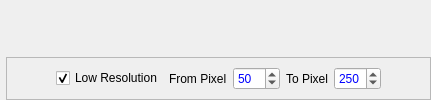
                      <widget class="QSplitter" name="splitter_9">
                       <property name="minimumSize">
                        <size>
                         <width>100</width>
                         <height>100</height>
                        </size>
                       </property>
                       <property name="orientation">
                        <enum>Qt::Horizontal</enum>
                       </property>
                       <property name="childrenCollapsible">
                        <bool>false</bool>
                       </property>
                       <widget class="QWidget" name="layoutWidget_4">
                        <layout class="QHBoxLayout" name="horizontalLayout_4">
                         <item>
                          <layout class="QVBoxLayout" name="verticalLayout_33">
                           <item>
                            <widget class="MPLWidget" name="norm_it_plot" native="true">
                             <property name="sizePolicy">
                              <sizepolicy hsizetype="Expanding" vsizetype="Expanding">
                               <horstretch>0</horstretch>
                               <verstretch>0</verstretch>
                              </sizepolicy>
                             </property>
                            </widget>
                           </item>
                          </layout>
                         </item>
                         <item>
                          <layout class="QVBoxLayout" name="verticalLayout_34">
                           <item>
                            <widget class="MPLWidget" name="norm_ix_plot" native="true">
                             <property name="sizePolicy">
                              <sizepolicy hsizetype="Expanding" vsizetype="Expanding">
                               <horstretch>0</horstretch>
                               <verstretch>0</verstretch>
                              </sizepolicy>
                             </property>
                            </widget>
                           </item>
                           <item>
                            <widget class="QFrame" name="frame_20">
                             <property name="maximumSize">
                              <size>
                               <width>16777215</width>
                               <height>50</height>
                              </size>
                             </property>
                             <property name="frameShape">
                              <enum>QFrame::StyledPanel</enum>
                             </property>
                             <property name="frameShadow">
                              <enum>QFrame::Raised</enum>
                             </property>
                             <layout class="QHBoxLayout" name="horizontalLayout_54">
                              <item>
                               <layout class="QHBoxLayout" name="horizontalLayout_83">
                                <item>
                                 <spacer name="horizontalSpacer_28">
                                  <property name="orientation">
                                   <enum>Qt::Horizontal</enum>
                                  </property>
                                  <property name="sizeType">
                                   <enum>QSizePolicy::Minimum</enum>
                                  </property>
                                  <property name="sizeHint" stdset="0">
                                   <size>
                                    <width>40</width>
                                    <height>20</height>
                                   </size>
                                  </property>
                                 </spacer>
                                </item>
                                <item>
                                 <widget class="QCheckBox" name="normLowResFlag">
                                  <property name="text">
                                   <string>Low Resolution</string>
                                  </property>
                                  <property name="checked">
                                   <bool>true</bool>
                                  </property>
                                 </widget>
                                </item>
                                <item>
                                 <widget class="QLabel" name="normLowResFromLabel">
                                  <property name="layoutDirection">
                                   <enum>Qt::RightToLeft</enum>
                                  </property>
                                  <property name="text">
                                   <string>From Pixel</string>
                                  </property>
                                 </widget>
                                </item>
                                <item>
                                 <spacer name="horizontalSpacer_65">
                                  <property name="orientation">
                                   <enum>Qt::Horizontal</enum>
                                  </property>
                                  <property name="sizeType">
                                   <enum>QSizePolicy::Fixed</enum>
                                  </property>
                                  <property name="sizeHint" stdset="0">
                                   <size>
                                    <width>0</width>
                                    <height>20</height>
                                   </size>
                                  </property>
                                 </spacer>
                                </item>
                                <item>
                                 <widget class="QSpinBox" name="normLowResFromValue">
                                  <property name="palette">
                                   <palette>
                                    <active>
                                     <colorrole role="Text">
                                      <brush brushstyle="SolidPattern">
                                       <color alpha="255">
                                        <red>0</red>
                                        <green>0</green>
                                        <blue>255</blue>
                                       </color>
                                      </brush>
                                     </colorrole>
                                    </active>
                                    <inactive>
                                     <colorrole role="Text">
                                      <brush brushstyle="SolidPattern">
                                       <color alpha="255">
                                        <red>0</red>
                                        <green>0</green>
                                        <blue>255</blue>
                                       </color>
                                      </brush>
                                     </colorrole>
                                    </inactive>
                                    <disabled>
                                     <colorrole role="Text">
                                      <brush brushstyle="SolidPattern">
                                       <color alpha="255">
                                        <red>118</red>
                                        <green>118</green>
                                        <blue>117</blue>
                                       </color>
                                      </brush>
                                     </colorrole>
                                    </disabled>
                                   </palette>
                                  </property>
                                  <property name="maximum">
                                   <number>255</number>
                                  </property>
                                  <property name="value">
                                   <number>50</number>
                                  </property>
                                 </widget>
                                </item>
                                <item>
                                 <widget class="QLabel" name="normLowResToLabel">
                                  <property name="layoutDirection">
                                   <enum>Qt::RightToLeft</enum>
                                  </property>
                                  <property name="text">
                                   <string>To Pixel</string>
                                  </property>
                                 </widget>
                                </item>
                                <item>
                                 <spacer name="horizontalSpacer_66">
                                  <property name="orientation">
                                   <enum>Qt::Horizontal</enum>
                                  </property>
                                  <property name="sizeType">
                                   <enum>QSizePolicy::Fixed</enum>
                                  </property>
                                  <property name="sizeHint" stdset="0">
                                   <size>
                                    <width>0</width>
                                    <height>20</height>
                                   </size>
                                  </property>
                                 </spacer>
                                </item>
                                <item>
                                 <widget class="QSpinBox" name="normLowResToValue">
                                  <property name="palette">
                                   <palette>
                                    <active>
                                     <colorrole role="Text">
                                      <brush brushstyle="SolidPattern">
                                       <color alpha="255">
                                        <red>0</red>
                                        <green>0</green>
                                        <blue>255</blue>
                                       </color>
                                      </brush>
                                     </colorrole>
                                    </active>
                                    <inactive>
                                     <colorrole role="Text">
                                      <brush brushstyle="SolidPattern">
                                       <color alpha="255">
                                        <red>0</red>
                                        <green>0</green>
                                        <blue>255</blue>
                                       </color>
                                      </brush>
                                     </colorrole>
                                    </inactive>
                                    <disabled>
                                     <colorrole role="Text">
                                      <brush brushstyle="SolidPattern">
                                       <color alpha="255">
                                        <red>118</red>
                                        <green>118</green>
                                        <blue>117</blue>
                                       </color>
                                      </brush>
                                     </colorrole>
                                    </disabled>
                                   </palette>
                                  </property>
                                  <property name="maximum">
                                   <number>303</number>
                                  </property>
                                  <property name="value">
                                   <number>250</number>
                                  </property>
                                 </widget>
                                </item>
                                <item>
                                 <spacer name="horizontalSpacer_67">
                                  <property name="orientation">
                                   <enum>Qt::Horizontal</enum>
                                  </property>
                                  <property name="sizeType">
                                   <enum>QSizePolicy::Minimum</enum>
                                  </property>
                                  <property name="sizeHint" stdset="0">
                                   <size>
                                    <width>40</width>
                                    <height>20</height>
                                   </size>
                                  </property>
                                 </spacer>
                                </item>
                               </layout>
                              </item>
                             </layout>
                            </widget>
                           </item>
                          </layout>
                         </item>
                        </layout>
                       </widget>
                      </widget>
